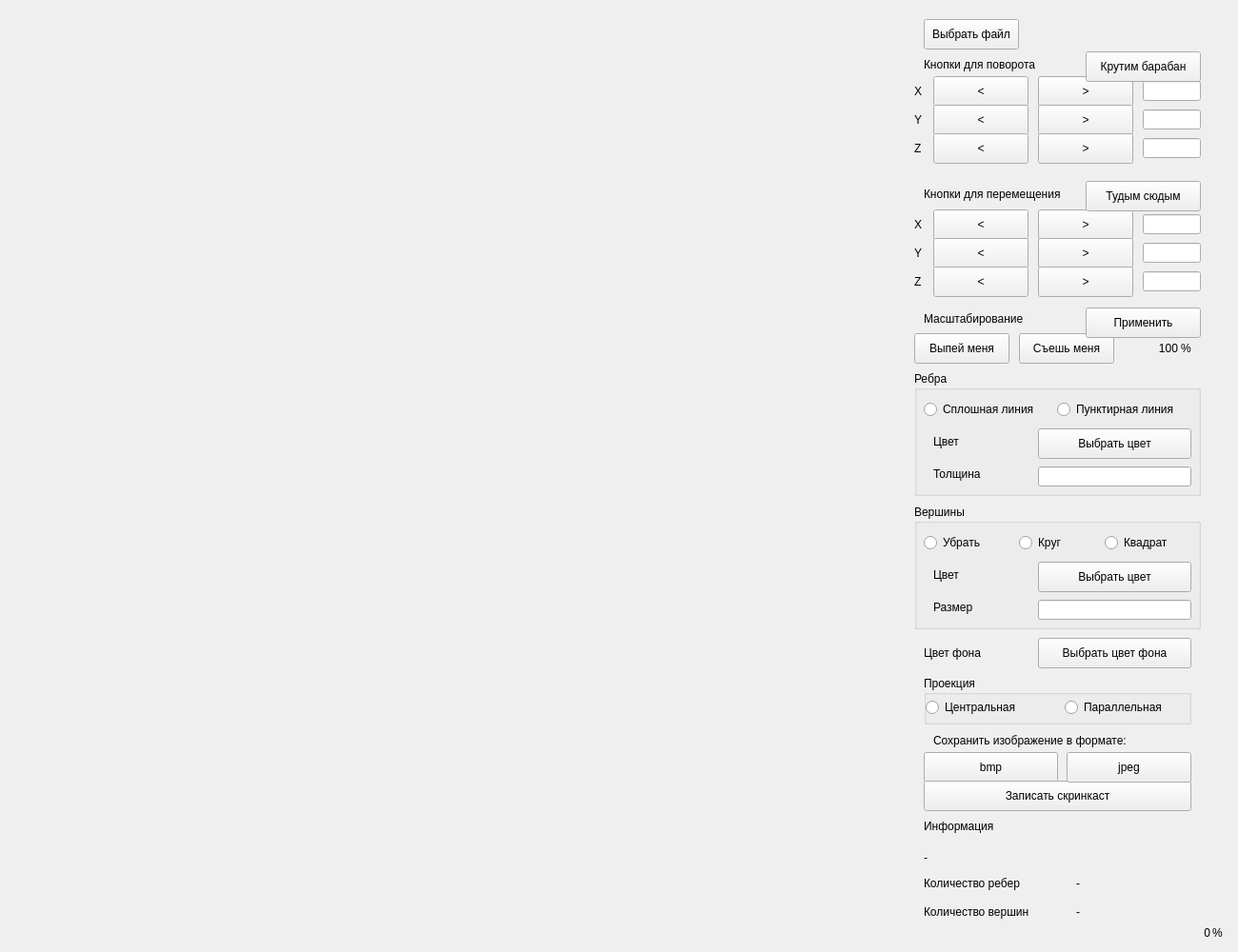
<?xml version="1.0" encoding="UTF-8"?>
<ui version="4.0">
 <class>MainWindow</class>
 <widget class="QMainWindow" name="MainWindow">
  <property name="geometry">
   <rect>
    <x>0</x>
    <y>0</y>
    <width>1300</width>
    <height>1000</height>
   </rect>
  </property>
  <property name="windowTitle">
   <string>MainWindow</string>
  </property>
  <widget class="QWidget" name="centralwidget">
   <widget class="QPushButton" name="button_filename">
    <property name="geometry">
     <rect>
      <x>970</x>
      <y>20</y>
      <width>100</width>
      <height>32</height>
     </rect>
    </property>
    <property name="text">
     <string>Выбрать файл</string>
    </property>
   </widget>
   <widget class="QLabel" name="label_filename">
    <property name="geometry">
     <rect>
      <x>970</x>
      <y>890</y>
      <width>291</width>
      <height>21</height>
     </rect>
    </property>
    <property name="text">
     <string>-</string>
    </property>
    <property name="wordWrap">
     <bool>true</bool>
    </property>
   </widget>
   <widget class="QLineEdit" name="lineEdit_xRot">
    <property name="geometry">
     <rect>
      <x>1200</x>
      <y>85</y>
      <width>61</width>
      <height>21</height>
     </rect>
    </property>
   </widget>
   <widget class="QLabel" name="label">
    <property name="geometry">
     <rect>
      <x>960</x>
      <y>85</y>
      <width>16</width>
      <height>21</height>
     </rect>
    </property>
    <property name="text">
     <string>X</string>
    </property>
   </widget>
   <widget class="QLabel" name="label_4">
    <property name="geometry">
     <rect>
      <x>970</x>
      <y>860</y>
      <width>101</width>
      <height>16</height>
     </rect>
    </property>
    <property name="text">
     <string>Информация</string>
    </property>
   </widget>
   <widget class="QLabel" name="label_5">
    <property name="geometry">
     <rect>
      <x>970</x>
      <y>920</y>
      <width>131</width>
      <height>16</height>
     </rect>
    </property>
    <property name="text">
     <string>Количество ребер</string>
    </property>
   </widget>
   <widget class="QLabel" name="label_edge_amount">
    <property name="geometry">
     <rect>
      <x>1130</x>
      <y>920</y>
      <width>131</width>
      <height>16</height>
     </rect>
    </property>
    <property name="text">
     <string>-</string>
    </property>
   </widget>
   <widget class="QLabel" name="label_7">
    <property name="geometry">
     <rect>
      <x>970</x>
      <y>950</y>
      <width>131</width>
      <height>16</height>
     </rect>
    </property>
    <property name="text">
     <string>Количество вершин</string>
    </property>
   </widget>
   <widget class="QLabel" name="label_vertex_amount">
    <property name="geometry">
     <rect>
      <x>1130</x>
      <y>950</y>
      <width>131</width>
      <height>16</height>
     </rect>
    </property>
    <property name="text">
     <string>-</string>
    </property>
   </widget>
   <widget class="QLineEdit" name="lineEdit_yRot">
    <property name="geometry">
     <rect>
      <x>1200</x>
      <y>115</y>
      <width>61</width>
      <height>21</height>
     </rect>
    </property>
   </widget>
   <widget class="QLabel" name="label_2">
    <property name="geometry">
     <rect>
      <x>960</x>
      <y>115</y>
      <width>16</width>
      <height>21</height>
     </rect>
    </property>
    <property name="text">
     <string>Y</string>
    </property>
   </widget>
   <widget class="QLineEdit" name="lineEdit_zRot">
    <property name="geometry">
     <rect>
      <x>1200</x>
      <y>145</y>
      <width>61</width>
      <height>21</height>
     </rect>
    </property>
   </widget>
   <widget class="QLabel" name="label_3">
    <property name="geometry">
     <rect>
      <x>960</x>
      <y>145</y>
      <width>16</width>
      <height>21</height>
     </rect>
    </property>
    <property name="text">
     <string>Z</string>
    </property>
   </widget>
   <widget class="QLineEdit" name="lineEdit_y_move">
    <property name="geometry">
     <rect>
      <x>1200</x>
      <y>255</y>
      <width>61</width>
      <height>21</height>
     </rect>
    </property>
   </widget>
   <widget class="QLabel" name="label_9">
    <property name="geometry">
     <rect>
      <x>960</x>
      <y>225</y>
      <width>16</width>
      <height>21</height>
     </rect>
    </property>
    <property name="text">
     <string>X</string>
    </property>
   </widget>
   <widget class="QLabel" name="label_10">
    <property name="geometry">
     <rect>
      <x>960</x>
      <y>255</y>
      <width>16</width>
      <height>21</height>
     </rect>
    </property>
    <property name="text">
     <string>Y</string>
    </property>
   </widget>
   <widget class="QLabel" name="label_11">
    <property name="geometry">
     <rect>
      <x>960</x>
      <y>285</y>
      <width>16</width>
      <height>21</height>
     </rect>
    </property>
    <property name="text">
     <string>Z</string>
    </property>
   </widget>
   <widget class="QLineEdit" name="lineEdit_z_move">
    <property name="geometry">
     <rect>
      <x>1200</x>
      <y>285</y>
      <width>61</width>
      <height>21</height>
     </rect>
    </property>
   </widget>
   <widget class="QLineEdit" name="lineEdit_x_move">
    <property name="geometry">
     <rect>
      <x>1200</x>
      <y>225</y>
      <width>61</width>
      <height>21</height>
     </rect>
    </property>
   </widget>
   <widget class="QLabel" name="label_13">
    <property name="geometry">
     <rect>
      <x>970</x>
      <y>196</y>
      <width>171</width>
      <height>16</height>
     </rect>
    </property>
    <property name="text">
     <string>Кнопки для перемещения</string>
    </property>
   </widget>
   <widget class="QLabel" name="label_14">
    <property name="geometry">
     <rect>
      <x>970</x>
      <y>60</y>
      <width>171</width>
      <height>16</height>
     </rect>
    </property>
    <property name="text">
     <string>Кнопки для поворота</string>
    </property>
   </widget>
   <widget class="QLabel" name="label_scale_name">
    <property name="geometry">
     <rect>
      <x>970</x>
      <y>327</y>
      <width>171</width>
      <height>16</height>
     </rect>
    </property>
    <property name="text">
     <string>Масштабирование</string>
    </property>
   </widget>
   <widget class="QGroupBox" name="groupBox">
    <property name="geometry">
     <rect>
      <x>960</x>
      <y>390</y>
      <width>301</width>
      <height>131</height>
     </rect>
    </property>
    <property name="title">
     <string>Ребра</string>
    </property>
    <widget class="QRadioButton" name="radioButton_solid_edge">
     <property name="geometry">
      <rect>
       <x>10</x>
       <y>30</y>
       <width>141</width>
       <height>20</height>
      </rect>
     </property>
     <property name="text">
      <string>Сплошная линия</string>
     </property>
    </widget>
    <widget class="QRadioButton" name="radioButton_dotted_edge">
     <property name="geometry">
      <rect>
       <x>150</x>
       <y>30</y>
       <width>141</width>
       <height>20</height>
      </rect>
     </property>
     <property name="text">
      <string>Пунктирная линия</string>
     </property>
    </widget>
    <widget class="QPushButton" name="pushButton_color_edge">
     <property name="geometry">
      <rect>
       <x>130</x>
       <y>60</y>
       <width>161</width>
       <height>32</height>
      </rect>
     </property>
     <property name="text">
      <string>Выбрать цвет</string>
     </property>
    </widget>
    <widget class="QLabel" name="label_12">
     <property name="geometry">
      <rect>
       <x>20</x>
       <y>100</y>
       <width>58</width>
       <height>16</height>
      </rect>
     </property>
     <property name="text">
      <string>Толщина</string>
     </property>
    </widget>
    <widget class="QLabel" name="label_color_edge">
     <property name="geometry">
      <rect>
       <x>20</x>
       <y>64</y>
       <width>120</width>
       <height>20</height>
      </rect>
     </property>
     <property name="text">
      <string>Цвет</string>
     </property>
    </widget>
    <widget class="QLineEdit" name="lineEdit_thickness_edge">
     <property name="geometry">
      <rect>
       <x>130</x>
       <y>100</y>
       <width>161</width>
       <height>21</height>
      </rect>
     </property>
    </widget>
   </widget>
   <widget class="QGroupBox" name="groupBox_2">
    <property name="geometry">
     <rect>
      <x>960</x>
      <y>530</y>
      <width>301</width>
      <height>131</height>
     </rect>
    </property>
    <property name="title">
     <string>Вершины</string>
    </property>
    <widget class="QRadioButton" name="radioButton_no_point">
     <property name="geometry">
      <rect>
       <x>10</x>
       <y>30</y>
       <width>71</width>
       <height>20</height>
      </rect>
     </property>
     <property name="text">
      <string>Убрать</string>
     </property>
    </widget>
    <widget class="QRadioButton" name="radioButton_cube">
     <property name="geometry">
      <rect>
       <x>200</x>
       <y>30</y>
       <width>71</width>
       <height>20</height>
      </rect>
     </property>
     <property name="text">
      <string>Квадрат</string>
     </property>
    </widget>
    <widget class="QPushButton" name="pushButton_color_vertex">
     <property name="geometry">
      <rect>
       <x>130</x>
       <y>60</y>
       <width>161</width>
       <height>32</height>
      </rect>
     </property>
     <property name="text">
      <string>Выбрать цвет</string>
     </property>
    </widget>
    <widget class="QLabel" name="label_16">
     <property name="geometry">
      <rect>
       <x>20</x>
       <y>100</y>
       <width>58</width>
       <height>16</height>
      </rect>
     </property>
     <property name="text">
      <string>Размер</string>
     </property>
    </widget>
    <widget class="QLabel" name="label_color_vertex">
     <property name="geometry">
      <rect>
       <x>20</x>
       <y>64</y>
       <width>120</width>
       <height>20</height>
      </rect>
     </property>
     <property name="text">
      <string>Цвет</string>
     </property>
    </widget>
    <widget class="QRadioButton" name="radioButton_sphere">
     <property name="geometry">
      <rect>
       <x>110</x>
       <y>30</y>
       <width>71</width>
       <height>20</height>
      </rect>
     </property>
     <property name="text">
      <string>Круг</string>
     </property>
    </widget>
    <widget class="QLineEdit" name="lineEdit_dot_size">
     <property name="geometry">
      <rect>
       <x>130</x>
       <y>100</y>
       <width>161</width>
       <height>21</height>
      </rect>
     </property>
    </widget>
   </widget>
   <widget class="QPushButton" name="pushButton_save_image_bmp">
    <property name="geometry">
     <rect>
      <x>970</x>
      <y>790</y>
      <width>141</width>
      <height>32</height>
     </rect>
    </property>
    <property name="text">
     <string>bmp</string>
    </property>
   </widget>
   <widget class="QPushButton" name="pushButton_film">
    <property name="geometry">
     <rect>
      <x>970</x>
      <y>820</y>
      <width>281</width>
      <height>32</height>
     </rect>
    </property>
    <property name="text">
     <string>Записать скринкаст</string>
    </property>
   </widget>
   <widget class="QLabel" name="label_color_background">
    <property name="geometry">
     <rect>
      <x>970</x>
      <y>676</y>
      <width>120</width>
      <height>20</height>
     </rect>
    </property>
    <property name="text">
     <string>Цвет фона</string>
    </property>
   </widget>
   <widget class="QPushButton" name="pushButton_color_background">
    <property name="geometry">
     <rect>
      <x>1090</x>
      <y>670</y>
      <width>161</width>
      <height>32</height>
     </rect>
    </property>
    <property name="text">
     <string>Выбрать цвет фона</string>
    </property>
   </widget>
   <widget class="glView" name="widget" native="true">
    <property name="geometry">
     <rect>
      <x>60</x>
      <y>-40</y>
      <width>900</width>
      <height>951</height>
     </rect>
    </property>
   </widget>
   <widget class="QGroupBox" name="groupBox_3">
    <property name="geometry">
     <rect>
      <x>970</x>
      <y>710</y>
      <width>281</width>
      <height>51</height>
     </rect>
    </property>
    <property name="title">
     <string>Проекция</string>
    </property>
    <widget class="QRadioButton" name="radioButton_central">
     <property name="geometry">
      <rect>
       <x>2</x>
       <y>23</y>
       <width>131</width>
       <height>20</height>
      </rect>
     </property>
     <property name="text">
      <string>Центральная</string>
     </property>
    </widget>
    <widget class="QRadioButton" name="radioButton_ortho">
     <property name="geometry">
      <rect>
       <x>148</x>
       <y>23</y>
       <width>121</width>
       <height>20</height>
      </rect>
     </property>
     <property name="text">
      <string>Параллельная</string>
     </property>
    </widget>
   </widget>
   <widget class="QPushButton" name="pushButton_xRot_right">
    <property name="geometry">
     <rect>
      <x>1090</x>
      <y>80</y>
      <width>100</width>
      <height>32</height>
     </rect>
    </property>
    <property name="text">
     <string>&gt;</string>
    </property>
   </widget>
   <widget class="QPushButton" name="pushButton_yRot_right">
    <property name="geometry">
     <rect>
      <x>1090</x>
      <y>110</y>
      <width>100</width>
      <height>32</height>
     </rect>
    </property>
    <property name="text">
     <string>&gt;</string>
    </property>
   </widget>
   <widget class="QPushButton" name="pushButton_zRot_right">
    <property name="geometry">
     <rect>
      <x>1090</x>
      <y>140</y>
      <width>100</width>
      <height>32</height>
     </rect>
    </property>
    <property name="text">
     <string>&gt;</string>
    </property>
   </widget>
   <widget class="QPushButton" name="pushButton_xRot_left">
    <property name="geometry">
     <rect>
      <x>980</x>
      <y>80</y>
      <width>100</width>
      <height>32</height>
     </rect>
    </property>
    <property name="text">
     <string>&lt;</string>
    </property>
   </widget>
   <widget class="QPushButton" name="pushButton_yRot_left">
    <property name="geometry">
     <rect>
      <x>980</x>
      <y>110</y>
      <width>100</width>
      <height>32</height>
     </rect>
    </property>
    <property name="text">
     <string>&lt;</string>
    </property>
   </widget>
   <widget class="QPushButton" name="pushButton_zRot_left">
    <property name="geometry">
     <rect>
      <x>980</x>
      <y>140</y>
      <width>100</width>
      <height>32</height>
     </rect>
    </property>
    <property name="text">
     <string>&lt;</string>
    </property>
   </widget>
   <widget class="QPushButton" name="pushButton_x_move_left">
    <property name="geometry">
     <rect>
      <x>980</x>
      <y>220</y>
      <width>100</width>
      <height>32</height>
     </rect>
    </property>
    <property name="text">
     <string>&lt;</string>
    </property>
   </widget>
   <widget class="QPushButton" name="pushButton_x_move_right">
    <property name="geometry">
     <rect>
      <x>1090</x>
      <y>220</y>
      <width>100</width>
      <height>32</height>
     </rect>
    </property>
    <property name="text">
     <string>&gt;</string>
    </property>
   </widget>
   <widget class="QPushButton" name="pushButton_y_move_left">
    <property name="geometry">
     <rect>
      <x>980</x>
      <y>250</y>
      <width>100</width>
      <height>32</height>
     </rect>
    </property>
    <property name="text">
     <string>&lt;</string>
    </property>
   </widget>
   <widget class="QPushButton" name="pushButton_y_move_right">
    <property name="geometry">
     <rect>
      <x>1090</x>
      <y>250</y>
      <width>100</width>
      <height>32</height>
     </rect>
    </property>
    <property name="text">
     <string>&gt;</string>
    </property>
   </widget>
   <widget class="QPushButton" name="pushButton_minus">
    <property name="geometry">
     <rect>
      <x>960</x>
      <y>350</y>
      <width>100</width>
      <height>32</height>
     </rect>
    </property>
    <property name="text">
     <string>Выпей меня</string>
    </property>
   </widget>
   <widget class="QPushButton" name="pushButton_plus">
    <property name="geometry">
     <rect>
      <x>1070</x>
      <y>350</y>
      <width>100</width>
      <height>32</height>
     </rect>
    </property>
    <property name="text">
     <string>Съешь меня</string>
    </property>
   </widget>
   <widget class="QPushButton" name="pushButton_z_move_left">
    <property name="geometry">
     <rect>
      <x>980</x>
      <y>280</y>
      <width>100</width>
      <height>32</height>
     </rect>
    </property>
    <property name="text">
     <string>&lt;</string>
    </property>
   </widget>
   <widget class="QPushButton" name="pushButton_z_move_right">
    <property name="geometry">
     <rect>
      <x>1090</x>
      <y>280</y>
      <width>100</width>
      <height>32</height>
     </rect>
    </property>
    <property name="text">
     <string>&gt;</string>
    </property>
   </widget>
   <widget class="QPushButton" name="pushButton_apply_rotate">
    <property name="geometry">
     <rect>
      <x>1140</x>
      <y>54</y>
      <width>121</width>
      <height>32</height>
     </rect>
    </property>
    <property name="text">
     <string>Крутим барабан</string>
    </property>
   </widget>
   <widget class="QPushButton" name="pushButton_apply_move">
    <property name="geometry">
     <rect>
      <x>1140</x>
      <y>190</y>
      <width>121</width>
      <height>32</height>
     </rect>
    </property>
    <property name="text">
     <string>Тудым сюдым</string>
    </property>
   </widget>
   <widget class="QLabel" name="label_6">
    <property name="geometry">
     <rect>
      <x>1240</x>
      <y>358</y>
      <width>21</width>
      <height>16</height>
     </rect>
    </property>
    <property name="text">
     <string>%</string>
    </property>
   </widget>
   <widget class="QLabel" name="label_scale">
    <property name="geometry">
     <rect>
      <x>1176</x>
      <y>355</y>
      <width>61</width>
      <height>21</height>
     </rect>
    </property>
    <property name="text">
     <string>100</string>
    </property>
    <property name="alignment">
     <set>Qt::AlignmentFlag::AlignRight|Qt::AlignmentFlag::AlignTrailing|Qt::AlignmentFlag::AlignVCenter</set>
    </property>
   </widget>
   <widget class="QPushButton" name="pushButton">
    <property name="geometry">
     <rect>
      <x>1140</x>
      <y>323</y>
      <width>121</width>
      <height>32</height>
     </rect>
    </property>
    <property name="text">
     <string>Применить</string>
    </property>
   </widget>
   <widget class="QLabel" name="label_8">
    <property name="geometry">
     <rect>
      <x>980</x>
      <y>770</y>
      <width>251</width>
      <height>16</height>
     </rect>
    </property>
    <property name="text">
     <string>Сохранить изображение в формате:</string>
    </property>
   </widget>
   <widget class="QPushButton" name="pushButton_save_image_jpeg">
    <property name="geometry">
     <rect>
      <x>1120</x>
      <y>790</y>
      <width>131</width>
      <height>32</height>
     </rect>
    </property>
    <property name="text">
     <string>jpeg</string>
    </property>
   </widget>
   <widget class="QLabel" name="label_film_process">
    <property name="geometry">
     <rect>
      <x>1230</x>
      <y>970</y>
      <width>41</width>
      <height>20</height>
     </rect>
    </property>
    <property name="text">
     <string>0</string>
    </property>
    <property name="alignment">
     <set>Qt::AlignmentFlag::AlignRight|Qt::AlignmentFlag::AlignTrailing|Qt::AlignmentFlag::AlignVCenter</set>
    </property>
   </widget>
   <widget class="QLabel" name="label_film_process_5">
    <property name="geometry">
     <rect>
      <x>1273</x>
      <y>970</y>
      <width>20</width>
      <height>20</height>
     </rect>
    </property>
    <property name="text">
     <string>%</string>
    </property>
   </widget>
  </widget>
 </widget>
 <customwidgets>
  <customwidget>
   <class>glView</class>
   <extends>QWidget</extends>
   <header location="global">glview.h</header>
   <container>1</container>
  </customwidget>
 </customwidgets>
 <resources/>
 <connections/>
</ui>
